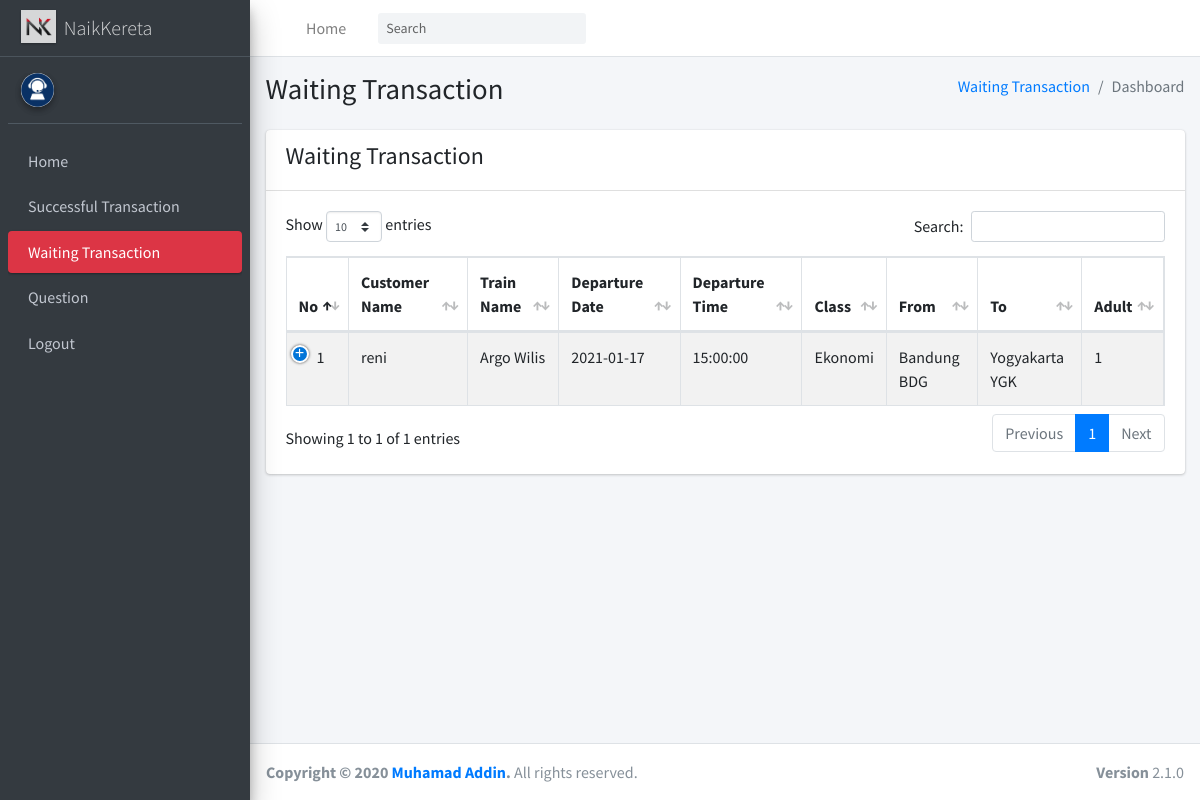
Page /waitingTransaction.php on the committed database.
### tables this page shows
CREATE TABLE `datapemesanan` (
  `id` int(11) NOT NULL,
  `namaPembeli` varchar(255) NOT NULL,
  `namaKereta` varchar(255) NOT NULL,
  `tglBerangkat` date NOT NULL,
  `waktuBerangkat` time NOT NULL,
  `kelas` varchar(50) NOT NULL,
  `berangkat` varchar(50) NOT NULL,
  `tujuan` varchar(50) NOT NULL,
  `dewasa` int(11) NOT NULL,
  `anakanak` int(11) NOT NULL,
  `nomorTelepon` varchar(255) NOT NULL
);

### functions.php (called while the page is built, shortened)
<?php
$conn = mysqli_connect("localhost", "root", "", "naikkereta");
function query($query)
{
    global $conn;
    $result = mysqli_query($conn, $query);
    $rows = [];
    while ($row = mysqli_fetch_assoc($result)) {
        $rows[] = $row;
    }
    return $rows;
}

### waitingTransaction.php (the view, shortened to what this page needs)
<?php
require 'functions.php';
$data = query("SELECT * FROM datapemesanan");
?>
<!DOCTYPE html>
<html>
<head>
    <link rel="stylesheet" href="adminLte/css/all.min.css" />
    <link rel="stylesheet" href="https://code.ionicframework.com/ionicons/2.0.1/css/ionicons.min.css" />
    <link rel="stylesheet" href="adminLte/css/dataTables.bootstrap4.min.css" />
    <link rel="stylesheet" href="adminLte/css/responsive.bootstrap4.min.css" />
    <link rel="stylesheet" href="dist/css/adminlte.min.css" />
</head>
<body class="hold-transition sidebar-mini">
    <div class="wrapper">
        <nav class="main-header navbar navbar-expand navbar-white navbar-light">
            <ul class="navbar-nav">
                <li class="nav-item">
                    <a class="nav-link" data-widget="pushmenu" href="#" role="button"></a>
                </li>
                <li class="nav-item d-none d-sm-inline-block">
                    <a href="staff.php" class="nav-link">Home</a>
                </li>
            </ul>
            <form class="form-inline ml-3">
                <div class="input-group input-group-sm">
                    <input class="form-control form-control-navbar" type="search" placeholder="Search"
                        aria-label="Search" />
                    <div class="input-group-append">
                        <button class="btn btn-navbar" type="submit">
                        </button>
                    </div>
                </div>
            </form>
            <ul class="navbar-nav ml-auto">
                <li class="nav-item">
                    <a class="nav-link" data-widget="control-sidebar" data-slide="true" href="#" role="button">
                    </a>
                </li>
            </ul>
        </nav>
        <aside class="main-sidebar sidebar-dark-danger elevation-4">
            <a href="staff.php" class="brand-link">
                <img src="img/Logo1.jpg" alt="AdminLTE Logo" class="brand-image elevation-1" style="opacity: 0.8;" />
                <span class="brand-text font-weight-light">NaikKereta</span>
            </a>
            <div class="sidebar">
                <div class="user-panel mt-3 pb-3 mb-3 d-flex">
                    <div class="image">
                        <img src="img/admin.jpg" class="img-circle elevation-2" alt="User Image" />
                    </div>
                    <div class="info">
                    </div>
                </div>
                <nav class="mt-2">
                    <ul class="nav nav-pills nav-sidebar flex-column" data-widget="treeview" role="menu"
                        data-accordion="false">
                        <li class="nav-item">
                            <a href="staff.php" class="nav-link">
                                <p>
                                    Home
                                </p>
                            </a>
                        </li>
                        <li class="nav-item">
                            <a href="successTransaction.php" class="nav-link">
                                <p>Successful Transaction</p>
                            </a>
                        </li>
                        <li class="nav-item">
                            <a href="waitingTransaction.php" class="nav-link active">
                                <p>Waiting Transaction</p>
                            </a>
                        </li>
                        <li class="nav-item">
                            <a href="question.php" class="nav-link">
                                <p>Question</p>
                            </a>
                        </li>
                        <li class="nav-item">
                            <a href="main.php" class="nav-link">
                                <p>Logout</p>
                            </a>
                        </li>
                    </ul>
                </nav>
            </div>
        </aside>
        <div class="content-wrapper">
            <section class="content-header">
                <div class="container-fluid">
                    <div class="row mb-2">
                        <div class="col-sm-6">
                            <h1>Waiting Transaction</h1>
                        </div>
                        <div class="col-sm-6">
                            <ol class="breadcrumb float-sm-right">
                                <li class="breadcrumb-item">
                                    <a href="#">Waiting Transaction</a>
                                </li>
                                <li class="breadcrumb-item active">Dashboard</li>
                            </ol>
                        </div>
                    </div>
                </div>
            </section>
            <section class="content">
                <div class="container-fluid">
                    <div class="row">
                        <div class="col-12">
                            <div class="card">
                                <div class="card-header">
                                    <h4>Waiting Transaction</h4>
                                </div>
                                <div class="card-body">
                                    <table id="dataMobil" class="table table-bordered table-striped">
                                        <thead>
                                            <tr>
                                                <th>No</th>
                                                <th>Customer Name</th>
                                                <th>Train Name</th>
                                                <th>Departure Date</th>
                                                <th>Departure Time</th>
                                                <th>Class</th>
                                                <th>From</th>
                                                <th>To</th>
                                                <th>Adult</th>
                                            </tr>
                                        </thead>
                                        <tbody>
                                            <?php $i = 1; ?>
                                            <?php foreach ($data as $row) : ?>
                                            <tr>
                                                <td><?= $i; ?></td>
                                                <td><?= $row["namaPembeli"]; ?></td>
                                                <td><?= $row["namaKereta"]; ?></td>
                                                <td><?= $row["tglBerangkat"]; ?></td>
                                                <td><?= $row["waktuBerangkat"]; ?></td>
                                                <td><?= $row["kelas"]; ?></td>
                                                <td><?= $row["berangkat"]; ?></td>
                                                <td><?= $row["tujuan"]; ?></td>
                                                <td><?= $row["dewasa"]; ?></td>
                                            </tr>
                                            <?php $i++; ?>
                                            <?php endforeach; ?>
                                        </tbody>
                                    </table>
                                </div>
                            </div>
                        </div>
                    </div>
                </div>
            </section>
        </div>
        <footer class="main-footer">
            <div class="float-right d-none d-sm-block"><b>Version</b> 2.1.0</div>
            <strong>Copyright &copy; 2020
                <a href="https://github.com/Addin2nd" target="blank">Muhamad Addin</a>.</strong>
            All rights reserved.
        </footer>
    </div>
</body>
</html>

### rows in the picture
datapemesanan: namaPembeli "reni", namaKereta "Argo Wilis", tglBerangkat "2021-01-17", waktuBerangkat "15:00:00", kelas "Ekonomi", berangkat "Bandung BDG", tujuan "Yogyakarta YGK", dewasa "1"
